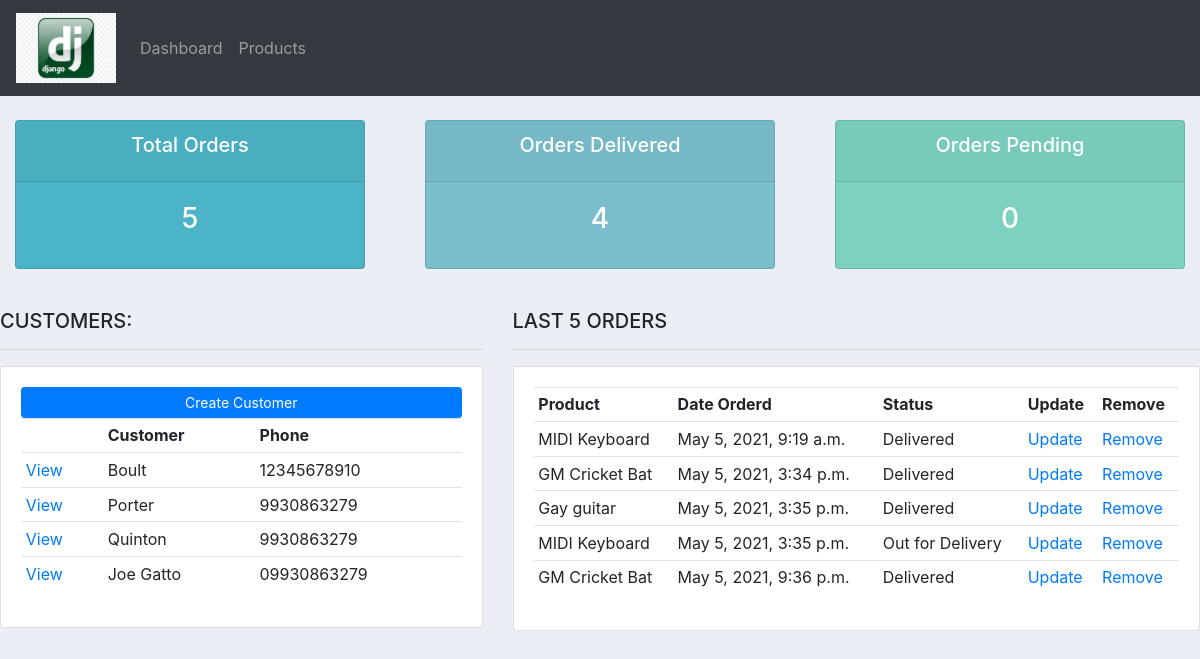
The app's page /, older data.
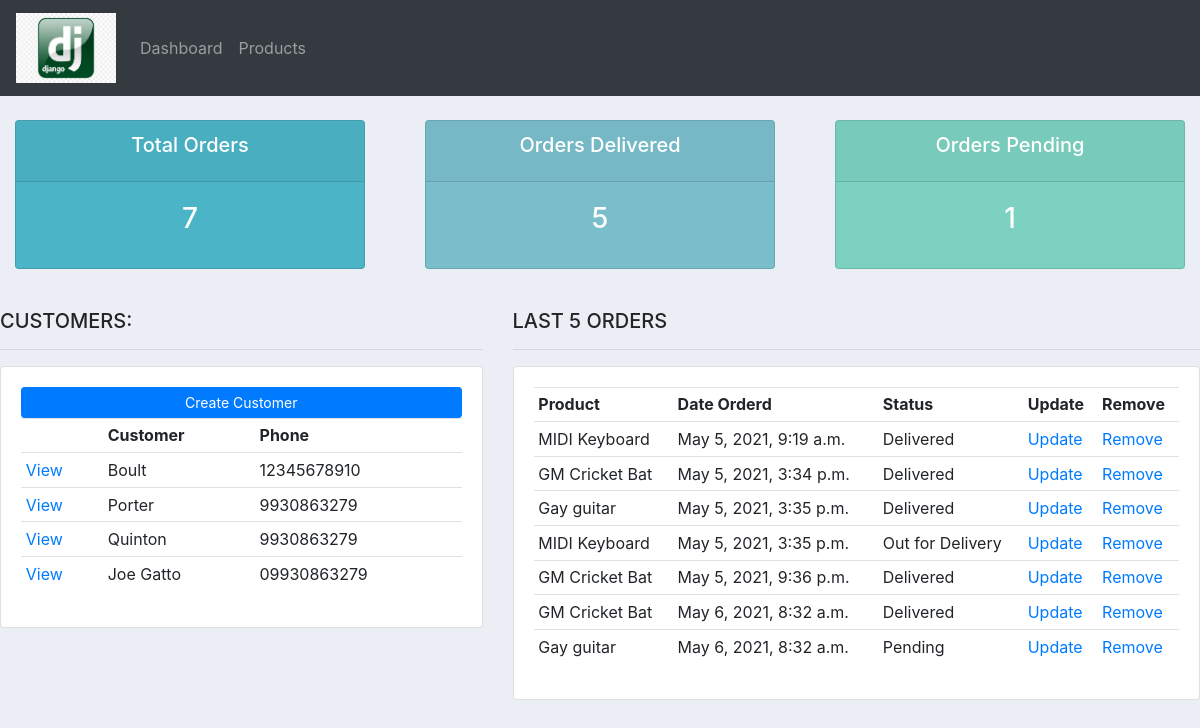
The same page, newer data.
### accounts/models.py (models this page shows, shortened)
class Customer(models.Model):
    name = models.CharField(max_length=200, null=True)
    phone = models.CharField(max_length=200, null=True)
    email = models.CharField(max_length=200, null=True)
    date_created = models.DateTimeField(auto_now_add=True)

class Order(models.Model):
    STATUS = (
        ('Pending', 'Pending'),
        ('Out for Delivery', 'Out for Delivery'),
        ('Delivered', 'Delivered')
    )
    customer = models.ForeignKey(
        'Customer', null=True, on_delete=models.SET_NULL)
    product = models.ForeignKey(
        'Product', null=True, on_delete=models.SET_NULL)
    date_created = models.DateTimeField(auto_now_add=True)
    status = models.CharField(max_length=200, null=True, choices=STATUS)

class Product(models.Model):
    CATEGORY = (
        ('Indoor', 'Indoor'),
        ('Outoor', 'Outoor')
    )
    name = models.CharField(max_length=200, null=True)
    price = models.FloatField(null=True)
    category = models.CharField(max_length=200, null=True, choices=CATEGORY)
    description = models.CharField(max_length=200, null=True)
    date_created = models.DateTimeField(auto_now_add=True)
    tags = models.ManyToManyField("Tag")
    def __str__(self):
        return self.name

### accounts/views.py (the view)
# urls.py: path('', views.home, name="home"),
def home(request):
    customers = Customer.objects.all()
    orders = Order.objects.all()
    total_customers = customers.count()
    total_orders = orders.count()
    total_pending = orders.filter(status="Pending").count()
    print(total_pending)
    total_delivered = orders.filter(status="Delivered").count()
    context = {'customers': customers, 'orders': orders,
               'total_customers': total_customers, 'total_orders': total_orders, 'total_delivered': total_delivered,
               'total_pending': total_pending}
    return render(request, 'accounts/dashboard.html', context)

### accounts/templates/accounts/dashboard.html
{% extends 'accounts/main.html' %}
{% block content %}
{% include 'accounts/status.html' %}
<br>
<div class="row">
    <div class="col-md-5">
        <h5>CUSTOMERS:</h5>
        <hr>
        <div class="card card-body">
            <a class="btn btn-primary  btn-sm btn-block" href="">Create Customer</a>
            <table class="table table-sm">
                <tr>
                    <th></th>
                    <th>Customer</th>
                    <th>Phone</th>
                </tr>
                {% for customer in customers %}
                <tr>
                    <td><a href="{% url 'customer' customer.id %}">View</a></td>
                    <td>{{customer.name}}</td>
                    <td>{{customer.phone}}</td>
                </tr>
                {% endfor %}
            </table>
        </div>
    </div>
    <div class="col-md-7">
        <h5>LAST 5 ORDERS</h5>
        <hr>
        <div class="card card-body">
            <table class="table table-sm">
                <tr>
                    <th>Product</th>
                    <th>Date Orderd</th>
                    <th>Status</th>
                    <th>Update</th>
                    <th>Remove</th>
                </tr>
                {% for order in orders %}
                <tr>
                    <td>{{order.product}}</td>
                    <td>{{order.date_created}}</td>
                    <td>{{order.status}}</td>
                    <td><a href="{% url 'update_order' order.id %}">Update</a></td>
                    <td><a href="{% url 'delete_order' order.id %}">Remove</a></td>
                </tr>
                {% endfor %}
            </table>
        </div>
    </div>
</div>
{% endblock %}

Row changes from the older to the newer data that the page shows:
added Order: product "GM Cricket Bat", date_created "May 6, 2021, 8:32 a.m.", status "Delivered"
added Order: product "Gay guitar", date_created "May 6, 2021, 8:32 a.m.", status "Pending"
Text that changed along with them:
{{ total_orders }}: "5" → "7"
{{ total_delivered }}: "4" → "5"
{{ total_pending }}: "0" → "1"
